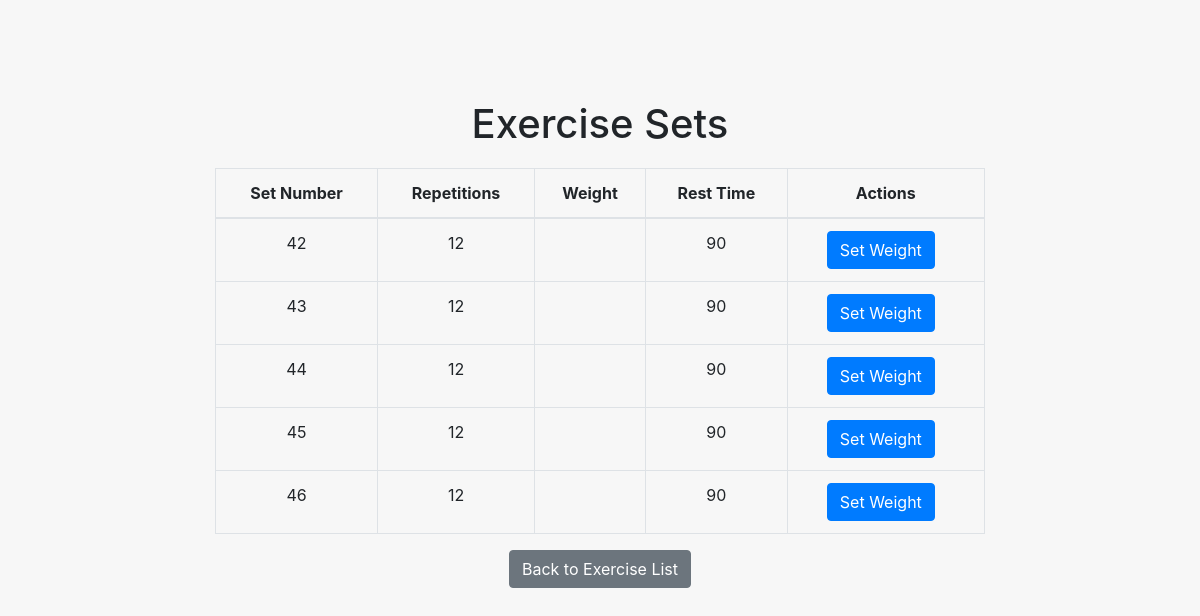
/workouts/get_sets/16/3, run on an earlier commit of the app's database.
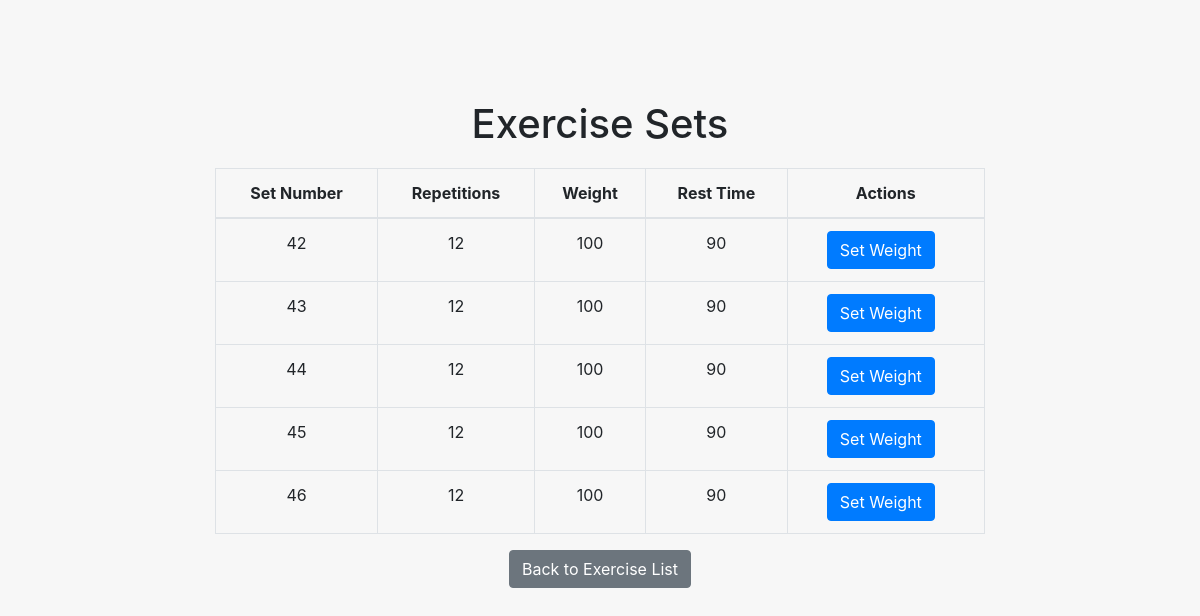
And on a later commit of the database.
### workouts/models.py (models this page shows)
class Set(models.Model):
    id=models.AutoField(primary_key=True)
    exercise=models.ForeignKey('Exercise', on_delete=models.CASCADE)
    reps=models.IntegerField(blank=True, null=True)
    weight=models.CharField(max_length=30, blank=True, null=True)
    recovery_time=models.IntegerField(blank=True, null=True)

### workouts/views.py (the view)
# urls.py: path('get_sets/<int:workout_id>/<int:nExercise>',get_sets,name='set_list'),
def get_sets(request, workout_id, nExercise):
    exercise = Exercise.objects.get(workout_id=workout_id, nExercise=nExercise)
    sets = Set.objects.filter(exercise=exercise,)
    context = {
        'sets': sets,
        'workout_id': workout_id,
        'nExercise': nExercise,
    }
    return render(request, 'get_sets.html', context=context)

### templates/get_sets.html (shortened to what this page needs)
<!DOCTYPE html>
<html>
<head>
    <link rel="stylesheet" href="https://stackpath.bootstrapcdn.com/bootstrap/4.5.0/css/bootstrap.min.css">
</head>
<body>
    <div class="container">
        <h1>Exercise Sets</h1>
        <table class="table table-bordered">
            <thead>
                <tr>
                    <th>Set Number</th>
                    <th>Repetitions</th>
                    <th>Weight</th>
                    <th>Rest Time</th>
                    <th>Actions</th>
                </tr>
            </thead>
            <tbody>
                {% for set in sets %}
                <tr>
                    <td>{{ set.id }}</td>
                    <td>{{ set.reps }}</td>
                    <td>{{ set.weight }}</td>
                    <td>{{ set.recovery_time }}</td>
                    <td>
                        <a href="{% url 'set_weight' workout_id nExercise set.id  %}" class="btn btn-primary">Set Weight</a>
                    </td>
                </tr>
                {% endfor %}
            </tbody>
        </table>
        <a href="{% url 'exercise_list' workout_id=workout_id %}" class="btn btn-secondary">Back to Exercise List</a>
    </div>
</body>
</html>

What changed in the data, as far as the page shows it:
changed Set id 42: weight (not shown) → "100"
changed Set id 43: weight (not shown) → "100"
changed Set id 44: weight (not shown) → "100"
changed Set id 45: weight (not shown) → "100"
changed Set id 46: weight (not shown) → "100"
